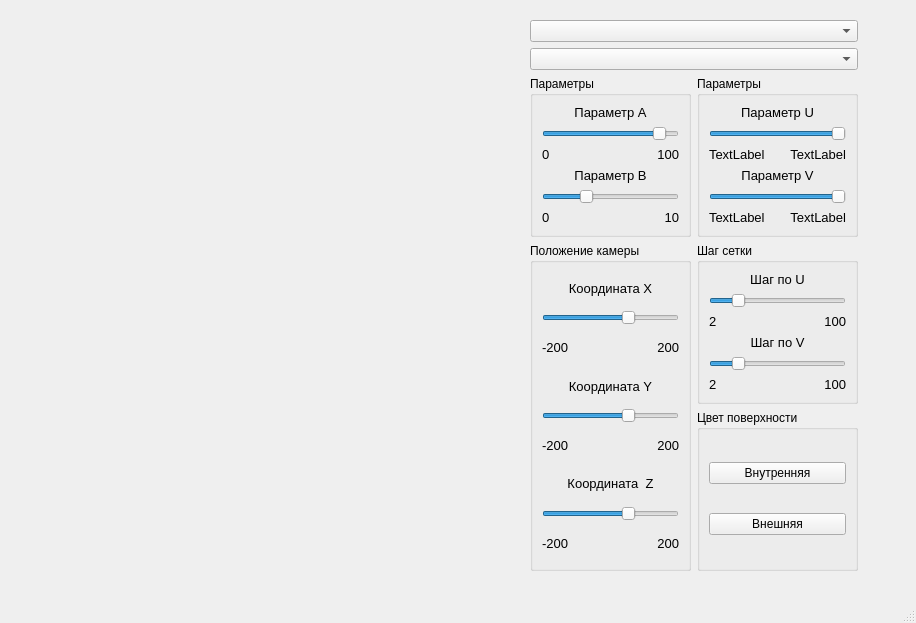
<?xml version="1.0" encoding="UTF-8"?>
<ui version="4.0">
 <class>MainWindow</class>
 <widget class="QMainWindow" name="MainWindow">
  <property name="geometry">
   <rect>
    <x>0</x>
    <y>0</y>
    <width>916</width>
    <height>623</height>
   </rect>
  </property>
  <property name="windowTitle">
   <string>MainWindow</string>
  </property>
  <widget class="QWidget" name="centralwidget">
   <widget class="QWidget" name="horizontalLayoutWidget">
    <property name="geometry">
     <rect>
      <x>10</x>
      <y>20</y>
      <width>502</width>
      <height>551</height>
     </rect>
    </property>
    <layout class="QHBoxLayout" name="horizontalLayout">
     <item>
      <widget class="QWidget" name="widget_draw" native="true">
       <property name="sizePolicy">
        <sizepolicy hsizetype="Expanding" vsizetype="Expanding">
         <horstretch>0</horstretch>
         <verstretch>0</verstretch>
        </sizepolicy>
       </property>
       <property name="minimumSize">
        <size>
         <width>500</width>
         <height>500</height>
        </size>
       </property>
       <property name="styleSheet">
        <string notr="true">border-color: rgb(0, 0, 0);</string>
       </property>
      </widget>
     </item>
    </layout>
   </widget>
   <widget class="QWidget" name="gridLayoutWidget">
    <property name="geometry">
     <rect>
      <x>530</x>
      <y>20</y>
      <width>328</width>
      <height>551</height>
     </rect>
    </property>
    <layout class="QGridLayout" name="gridLayout">
     <item row="1" column="1">
      <widget class="QGroupBox" name="groupBox_3">
       <property name="title">
        <string>Параметры</string>
       </property>
       <layout class="QVBoxLayout" name="verticalLayout_2">
        <item>
         <widget class="QLabel" name="label_u">
          <property name="font">
           <font>
            <pointsize>10</pointsize>
           </font>
          </property>
          <property name="text">
           <string>Параметр U</string>
          </property>
          <property name="alignment">
           <set>Qt::AlignCenter</set>
          </property>
         </widget>
        </item>
        <item>
         <widget class="QSlider" name="slider_u">
          <property name="minimum">
           <number>0</number>
          </property>
          <property name="maximum">
           <number>360</number>
          </property>
          <property name="value">
           <number>360</number>
          </property>
          <property name="orientation">
           <enum>Qt::Horizontal</enum>
          </property>
          <property name="tickPosition">
           <enum>QSlider::NoTicks</enum>
          </property>
          <property name="tickInterval">
           <number>30</number>
          </property>
         </widget>
        </item>
        <item>
         <layout class="QHBoxLayout" name="horizontalLayout_9">
          <item>
           <widget class="QLabel" name="label_u_min">
            <property name="font">
             <font>
              <pointsize>10</pointsize>
             </font>
            </property>
            <property name="text">
             <string>TextLabel</string>
            </property>
           </widget>
          </item>
          <item>
           <widget class="QLabel" name="label_u_max">
            <property name="font">
             <font>
              <pointsize>10</pointsize>
             </font>
            </property>
            <property name="text">
             <string>TextLabel</string>
            </property>
            <property name="alignment">
             <set>Qt::AlignRight|Qt::AlignTrailing|Qt::AlignVCenter</set>
            </property>
           </widget>
          </item>
         </layout>
        </item>
        <item>
         <widget class="QLabel" name="label_v">
          <property name="font">
           <font>
            <pointsize>10</pointsize>
           </font>
          </property>
          <property name="text">
           <string>Параметр V</string>
          </property>
          <property name="alignment">
           <set>Qt::AlignCenter</set>
          </property>
         </widget>
        </item>
        <item>
         <widget class="QSlider" name="slider_v">
          <property name="minimum">
           <number>0</number>
          </property>
          <property name="maximum">
           <number>360</number>
          </property>
          <property name="value">
           <number>360</number>
          </property>
          <property name="orientation">
           <enum>Qt::Horizontal</enum>
          </property>
          <property name="tickPosition">
           <enum>QSlider::NoTicks</enum>
          </property>
          <property name="tickInterval">
           <number>30</number>
          </property>
         </widget>
        </item>
        <item>
         <layout class="QHBoxLayout" name="horizontalLayout_10">
          <item>
           <widget class="QLabel" name="label_v_min">
            <property name="font">
             <font>
              <pointsize>10</pointsize>
             </font>
            </property>
            <property name="text">
             <string>TextLabel</string>
            </property>
           </widget>
          </item>
          <item>
           <widget class="QLabel" name="label_v_max">
            <property name="font">
             <font>
              <pointsize>10</pointsize>
             </font>
            </property>
            <property name="text">
             <string>TextLabel</string>
            </property>
            <property name="alignment">
             <set>Qt::AlignRight|Qt::AlignTrailing|Qt::AlignVCenter</set>
            </property>
           </widget>
          </item>
         </layout>
        </item>
       </layout>
      </widget>
     </item>
     <item row="2" column="1">
      <widget class="QGroupBox" name="groupBox_2">
       <property name="title">
        <string>Шаг сетки</string>
       </property>
       <layout class="QVBoxLayout" name="verticalLayout_3">
        <item>
         <widget class="QLabel" name="label_u_step">
          <property name="font">
           <font>
            <pointsize>10</pointsize>
           </font>
          </property>
          <property name="text">
           <string>Шаг по U</string>
          </property>
          <property name="alignment">
           <set>Qt::AlignCenter</set>
          </property>
         </widget>
        </item>
        <item>
         <widget class="QSlider" name="slider_u_step">
          <property name="minimum">
           <number>2</number>
          </property>
          <property name="maximum">
           <number>100</number>
          </property>
          <property name="value">
           <number>20</number>
          </property>
          <property name="orientation">
           <enum>Qt::Horizontal</enum>
          </property>
          <property name="tickPosition">
           <enum>QSlider::NoTicks</enum>
          </property>
         </widget>
        </item>
        <item>
         <layout class="QHBoxLayout" name="horizontalLayout_4">
          <item>
           <widget class="QLabel" name="label_u_step_min">
            <property name="font">
             <font>
              <pointsize>10</pointsize>
             </font>
            </property>
            <property name="text">
             <string>2</string>
            </property>
           </widget>
          </item>
          <item>
           <widget class="QLabel" name="label_u_step_max">
            <property name="font">
             <font>
              <pointsize>10</pointsize>
             </font>
            </property>
            <property name="text">
             <string>100</string>
            </property>
            <property name="alignment">
             <set>Qt::AlignRight|Qt::AlignTrailing|Qt::AlignVCenter</set>
            </property>
           </widget>
          </item>
         </layout>
        </item>
        <item>
         <widget class="QLabel" name="label_v_step">
          <property name="font">
           <font>
            <pointsize>10</pointsize>
           </font>
          </property>
          <property name="text">
           <string>Шаг по V</string>
          </property>
          <property name="alignment">
           <set>Qt::AlignCenter</set>
          </property>
         </widget>
        </item>
        <item>
         <widget class="QSlider" name="slider_v_step">
          <property name="minimum">
           <number>2</number>
          </property>
          <property name="maximum">
           <number>100</number>
          </property>
          <property name="value">
           <number>20</number>
          </property>
          <property name="orientation">
           <enum>Qt::Horizontal</enum>
          </property>
          <property name="tickPosition">
           <enum>QSlider::NoTicks</enum>
          </property>
         </widget>
        </item>
        <item>
         <layout class="QHBoxLayout" name="horizontalLayout_5">
          <item>
           <widget class="QLabel" name="label_v_step_min">
            <property name="font">
             <font>
              <pointsize>10</pointsize>
             </font>
            </property>
            <property name="text">
             <string>2</string>
            </property>
           </widget>
          </item>
          <item>
           <widget class="QLabel" name="label_v_step_max">
            <property name="font">
             <font>
              <pointsize>10</pointsize>
             </font>
            </property>
            <property name="text">
             <string>100</string>
            </property>
            <property name="alignment">
             <set>Qt::AlignRight|Qt::AlignTrailing|Qt::AlignVCenter</set>
            </property>
           </widget>
          </item>
         </layout>
        </item>
       </layout>
      </widget>
     </item>
     <item row="1" column="0">
      <widget class="QGroupBox" name="groupBox_4">
       <property name="title">
        <string>Параметры</string>
       </property>
       <layout class="QVBoxLayout" name="verticalLayout_5">
        <item>
         <widget class="QLabel" name="label_a">
          <property name="font">
           <font>
            <pointsize>10</pointsize>
           </font>
          </property>
          <property name="text">
           <string>Параметр А</string>
          </property>
          <property name="alignment">
           <set>Qt::AlignCenter</set>
          </property>
         </widget>
        </item>
        <item>
         <widget class="QSlider" name="slider_a_param">
          <property name="minimum">
           <number>0</number>
          </property>
          <property name="maximum">
           <number>100</number>
          </property>
          <property name="value">
           <number>90</number>
          </property>
          <property name="orientation">
           <enum>Qt::Horizontal</enum>
          </property>
          <property name="tickPosition">
           <enum>QSlider::NoTicks</enum>
          </property>
         </widget>
        </item>
        <item>
         <layout class="QHBoxLayout" name="horizontalLayout_2">
          <item>
           <widget class="QLabel" name="label_a_min">
            <property name="font">
             <font>
              <pointsize>10</pointsize>
             </font>
            </property>
            <property name="text">
             <string>0</string>
            </property>
           </widget>
          </item>
          <item>
           <widget class="QLabel" name="label_a_max">
            <property name="font">
             <font>
              <pointsize>10</pointsize>
             </font>
            </property>
            <property name="text">
             <string>100</string>
            </property>
            <property name="alignment">
             <set>Qt::AlignRight|Qt::AlignTrailing|Qt::AlignVCenter</set>
            </property>
           </widget>
          </item>
         </layout>
        </item>
        <item>
         <widget class="QLabel" name="label_b">
          <property name="font">
           <font>
            <pointsize>10</pointsize>
           </font>
          </property>
          <property name="text">
           <string>Параметр B</string>
          </property>
          <property name="alignment">
           <set>Qt::AlignCenter</set>
          </property>
         </widget>
        </item>
        <item>
         <widget class="QSlider" name="slider_b_param">
          <property name="minimum">
           <number>0</number>
          </property>
          <property name="maximum">
           <number>100</number>
          </property>
          <property name="value">
           <number>30</number>
          </property>
          <property name="orientation">
           <enum>Qt::Horizontal</enum>
          </property>
          <property name="tickPosition">
           <enum>QSlider::NoTicks</enum>
          </property>
         </widget>
        </item>
        <item>
         <layout class="QHBoxLayout" name="horizontalLayout_3">
          <item>
           <widget class="QLabel" name="label_b_min">
            <property name="font">
             <font>
              <pointsize>10</pointsize>
             </font>
            </property>
            <property name="text">
             <string>0</string>
            </property>
           </widget>
          </item>
          <item>
           <widget class="QLabel" name="label_12">
            <property name="font">
             <font>
              <pointsize>10</pointsize>
             </font>
            </property>
            <property name="text">
             <string>10</string>
            </property>
            <property name="alignment">
             <set>Qt::AlignRight|Qt::AlignTrailing|Qt::AlignVCenter</set>
            </property>
           </widget>
          </item>
         </layout>
        </item>
       </layout>
      </widget>
     </item>
     <item row="0" column="0" colspan="2">
      <layout class="QVBoxLayout" name="verticalLayout_6">
       <item>
        <widget class="QComboBox" name="comboBox_shape"/>
       </item>
       <item>
        <widget class="QComboBox" name="comboBox_mode"/>
       </item>
      </layout>
     </item>
     <item row="3" column="1">
      <widget class="QGroupBox" name="groupBox_5">
       <property name="title">
        <string>Цвет поверхности</string>
       </property>
       <layout class="QVBoxLayout" name="verticalLayout">
        <item>
         <widget class="QPushButton" name="pushButton_inner">
          <property name="text">
           <string>Внутренняя</string>
          </property>
         </widget>
        </item>
        <item>
         <widget class="QPushButton" name="pushButton_front">
          <property name="text">
           <string>Внешняя</string>
          </property>
         </widget>
        </item>
       </layout>
      </widget>
     </item>
     <item row="2" column="0" rowspan="2">
      <widget class="QGroupBox" name="groupBox">
       <property name="title">
        <string>Положение камеры</string>
       </property>
       <layout class="QVBoxLayout" name="verticalLayout_4">
        <item>
         <widget class="QLabel" name="label_x">
          <property name="font">
           <font>
            <pointsize>10</pointsize>
           </font>
          </property>
          <property name="text">
           <string>Координата X</string>
          </property>
          <property name="alignment">
           <set>Qt::AlignCenter</set>
          </property>
         </widget>
        </item>
        <item>
         <widget class="QSlider" name="slider_observer_x">
          <property name="minimum">
           <number>-200</number>
          </property>
          <property name="maximum">
           <number>200</number>
          </property>
          <property name="value">
           <number>60</number>
          </property>
          <property name="orientation">
           <enum>Qt::Horizontal</enum>
          </property>
          <property name="tickPosition">
           <enum>QSlider::NoTicks</enum>
          </property>
         </widget>
        </item>
        <item>
         <layout class="QHBoxLayout" name="horizontalLayout_6">
          <item>
           <widget class="QLabel" name="label_x_min">
            <property name="font">
             <font>
              <pointsize>10</pointsize>
             </font>
            </property>
            <property name="text">
             <string>-200</string>
            </property>
           </widget>
          </item>
          <item>
           <widget class="QLabel" name="label_x_max">
            <property name="font">
             <font>
              <pointsize>10</pointsize>
             </font>
            </property>
            <property name="text">
             <string>200</string>
            </property>
            <property name="alignment">
             <set>Qt::AlignRight|Qt::AlignTrailing|Qt::AlignVCenter</set>
            </property>
           </widget>
          </item>
         </layout>
        </item>
        <item>
         <widget class="QLabel" name="label_y">
          <property name="font">
           <font>
            <pointsize>10</pointsize>
           </font>
          </property>
          <property name="text">
           <string>Координата Y</string>
          </property>
          <property name="alignment">
           <set>Qt::AlignCenter</set>
          </property>
         </widget>
        </item>
        <item>
         <widget class="QSlider" name="slider_observer_y">
          <property name="minimum">
           <number>-200</number>
          </property>
          <property name="maximum">
           <number>200</number>
          </property>
          <property name="value">
           <number>60</number>
          </property>
          <property name="orientation">
           <enum>Qt::Horizontal</enum>
          </property>
          <property name="tickPosition">
           <enum>QSlider::NoTicks</enum>
          </property>
         </widget>
        </item>
        <item>
         <layout class="QHBoxLayout" name="horizontalLayout_7">
          <item>
           <widget class="QLabel" name="label_y_min">
            <property name="font">
             <font>
              <pointsize>10</pointsize>
             </font>
            </property>
            <property name="text">
             <string>-200</string>
            </property>
           </widget>
          </item>
          <item>
           <widget class="QLabel" name="label_y_max">
            <property name="font">
             <font>
              <pointsize>10</pointsize>
             </font>
            </property>
            <property name="text">
             <string>200</string>
            </property>
            <property name="alignment">
             <set>Qt::AlignRight|Qt::AlignTrailing|Qt::AlignVCenter</set>
            </property>
           </widget>
          </item>
         </layout>
        </item>
        <item>
         <widget class="QLabel" name="label_z">
          <property name="font">
           <font>
            <pointsize>10</pointsize>
           </font>
          </property>
          <property name="text">
           <string>Координата  Z</string>
          </property>
          <property name="alignment">
           <set>Qt::AlignCenter</set>
          </property>
         </widget>
        </item>
        <item>
         <widget class="QSlider" name="slider_observer_z">
          <property name="minimum">
           <number>-200</number>
          </property>
          <property name="maximum">
           <number>200</number>
          </property>
          <property name="value">
           <number>60</number>
          </property>
          <property name="orientation">
           <enum>Qt::Horizontal</enum>
          </property>
          <property name="tickPosition">
           <enum>QSlider::NoTicks</enum>
          </property>
         </widget>
        </item>
        <item>
         <layout class="QHBoxLayout" name="horizontalLayout_8">
          <item>
           <widget class="QLabel" name="label_z_min">
            <property name="font">
             <font>
              <pointsize>10</pointsize>
             </font>
            </property>
            <property name="text">
             <string>-200</string>
            </property>
           </widget>
          </item>
          <item>
           <widget class="QLabel" name="label_z_max">
            <property name="font">
             <font>
              <pointsize>10</pointsize>
             </font>
            </property>
            <property name="text">
             <string>200</string>
            </property>
            <property name="alignment">
             <set>Qt::AlignRight|Qt::AlignTrailing|Qt::AlignVCenter</set>
            </property>
           </widget>
          </item>
         </layout>
        </item>
       </layout>
      </widget>
     </item>
    </layout>
   </widget>
  </widget>
  <widget class="QMenuBar" name="menubar">
   <property name="geometry">
    <rect>
     <x>0</x>
     <y>0</y>
     <width>916</width>
     <height>25</height>
    </rect>
   </property>
  </widget>
  <widget class="QStatusBar" name="statusbar"/>
 </widget>
 <resources/>
 <connections/>
</ui>
